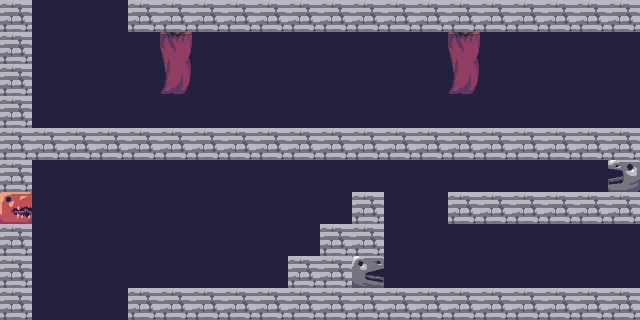

A level layout from a 2D game, rendered from its tile map. Below: a short description, then the map file with its tile-grid data intact:
An orthogonal 20x10 tile map with 32x32 px tiles, 2 tile layers (tiles, treasure).

<map version="1.0" tiledversion="2017.11.22" orientation="orthogonal" renderorder="right-down" width="20" height="10" tilewidth="32" tileheight="32" infinite="0" nextobjectid="1">
 <tileset firstgid="1" source="tiletest.tsx" />
 <layer name="tiles" width="20" height="10">
  <data encoding="csv">
55,41,41,41,55,55,55,55,55,55,55,55,55,55,55,55,55,55,55,55,
55,41,41,41,41,53,41,41,41,41,41,41,41,41,53,41,41,41,41,41,
55,41,41,41,41,93,41,41,41,41,41,41,41,41,93,41,41,41,41,41,
55,41,41,41,41,41,41,41,41,41,41,41,41,41,41,41,41,41,41,41,
55,55,55,55,55,55,55,55,55,55,55,55,55,55,55,55,55,55,55,55,
55,41,41,41,41,41,41,41,41,41,41,41,41,41,41,41,41,41,41,17,
20,41,41,41,41,41,41,41,41,41,41,55,41,41,55,55,55,55,55,55,
55,41,41,41,41,41,41,41,41,41,55,55,41,41,41,41,41,41,41,41,
55,41,41,41,41,41,41,41,41,55,55,18,41,41,41,41,41,41,41,41,
55,41,41,41,55,55,55,55,55,55,55,55,55,55,55,55,55,55,55,55
</data>
 </layer>
 <layer name="treasure" width="20" height="10">
  <data encoding="csv">
0,0,0,0,0,0,0,0,0,0,0,0,0,0,0,0,0,0,0,0,
0,0,0,0,0,0,0,0,0,0,0,0,0,0,0,0,0,0,0,0,
0,0,0,0,0,0,0,0,0,0,0,0,0,0,0,0,0,0,0,0,
0,0,0,0,0,0,0,0,0,0,0,0,0,0,0,0,0,0,0,0,
0,0,0,0,0,0,0,0,0,0,0,0,0,0,0,0,0,0,0,0,
0,0,0,0,0,0,0,0,0,0,0,0,0,0,0,0,0,0,0,0,
0,0,0,0,0,0,0,0,0,0,0,0,0,0,0,0,0,0,0,0,
0,0,0,0,0,0,0,0,0,0,0,0,0,0,0,0,0,0,0,0,
0,0,0,0,0,0,0,0,0,0,0,0,0,0,0,0,0,0,0,0,
0,0,0,0,0,0,0,0,0,0,0,0,0,0,0,0,0,0,0,0
</data>
 </layer>
</map>
